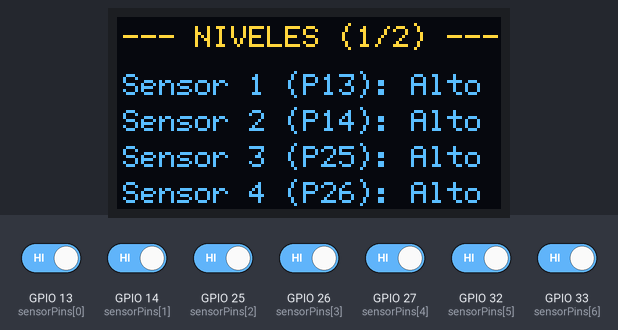
This sketch was run on a simulated ESP32. On the bench: 128×64 one-colour display. The inputs (shaded band) are chosen by the test bench; at power-on: GPIO 13 (sensorPins[0]), GPIO 14 (sensorPins[1]), GPIO 25 (sensorPins[2]), GPIO 26 (sensorPins[3]), GPIO 27 (sensorPins[4]), GPIO 32 (sensorPins[5]), GPIO 33 (sensorPins[6]) HIGH. The OLED is the two-colour kind (top 16 rows yellow); what the sketch prints to the serial monitor is not drawn.

Above: at 1.4 s.
1.5 s: GPIO 13 (sensorPins[0]) driven LOW
At 2.2 s:
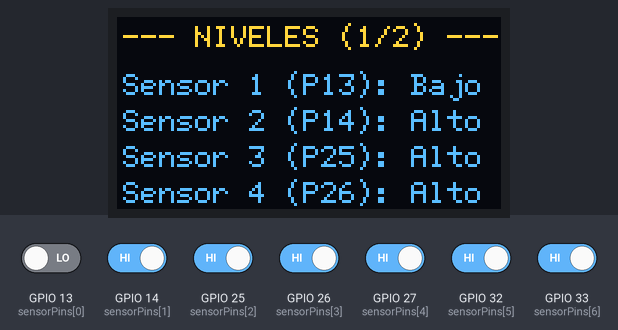
3.0 s: GPIO 14 (sensorPins[1]) driven LOW
At 3.9 s:
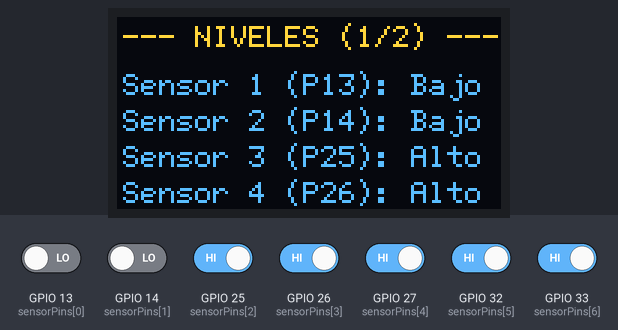
4.5 s: GPIO 25 (sensorPins[2]) driven LOW
At 5.6 s:
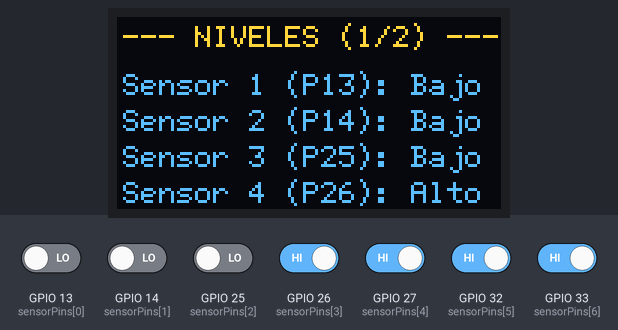
6.0 s: GPIO 26 (sensorPins[3]) driven LOW
At 6.9 s:
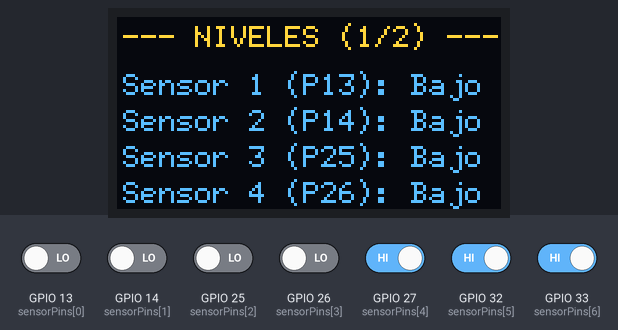
7.5 s: GPIO 13 (sensorPins[0]) driven HIGH
At 8.6 s:
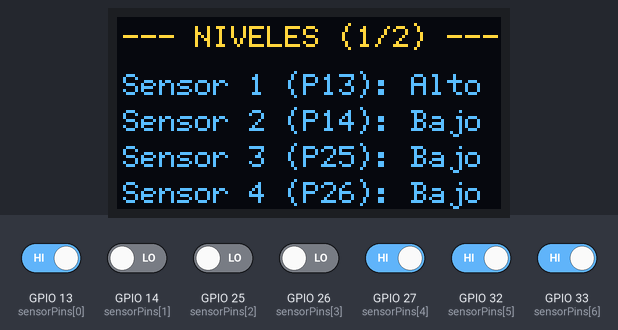
9.0 s: GPIO 14 (sensorPins[1]) driven HIGH
At 10.3 s:
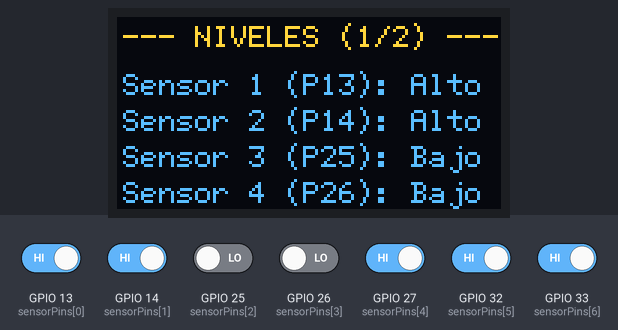
Timing chart, 0 to 12.0 s (numbered marks = the images above; inputs shaded):
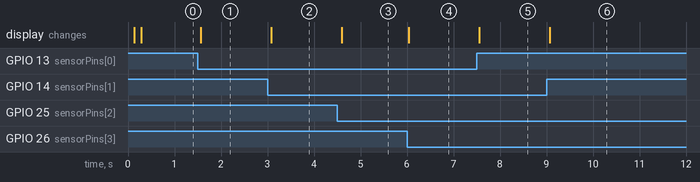

The sketch:

ModuloNivelTubos.ino
```cpp
#include <Arduino.h>
#include <Wire.h>
#include <U8g2lib.h>
#include <WiFi.h>
#include <esp_now.h>
extern "C" {
  #include "esp_wifi.h"
}

// ===== Pines OLED =====
#define OLED_SDA 21
#define OLED_SCL 22
U8G2_SSD1306_128X64_NONAME_F_HW_I2C u8g2(U8G2_R0, U8X8_PIN_NONE);

// ===== ESP-NOW =====
uint8_t espMasterMac[6] = {0xC8,0x2E,0x18,0xAD,0x53,0xCC}; // Cambia si hace falta
uint8_t broadcastAddress[6] = {0xFF,0xFF,0xFF,0xFF,0xFF,0xFF}; // Dirección Broadcast
const int ESP_NOW_CHANNEL = 1; // Ajustado al canal 1 para coincidir con el maestro

uint32_t seqCounter = 1;
volatile esp_now_send_status_t lastSendStatus = ESP_NOW_SEND_FAIL;

// ===== Mensaje de estados de nivel =====
#pragma pack(push,1)
struct MsgLevel {
  uint8_t kind;      // identifica el tipo (ej. 4)
  uint8_t states[7]; // 0/1 para cada sensor
  uint32_t seq;
};
#pragma pack(pop)

// ===== Pines de los sensores de nivel =====
const int sensorPins[7] = {13, 14, 25, 26, 27, 32, 33};
int sensorStates[7];

// ===== Intervalos de Tiempo =====
const unsigned long SEND_INTERVAL_MS = 3000UL;   // Envío ESP-NOW cada 3 seg
const unsigned long SCREEN_INTERVAL_MS = 15000UL; // Cambio de pantalla cada 15 seg

unsigned long lastSend = 0;
unsigned long lastScreenChange = 0;

// Variable para controlar qué pantalla mostrar
bool pantalla1Activa = true;

// ================= CALLBACK ESP-NOW =================
#if ESP_IDF_VERSION_MAJOR >= 5
void onSendCallback(const wifi_tx_info_t *info, esp_now_send_status_t status) {
  lastSendStatus = status;
}
#else
void onSendCallback(const uint8_t *mac_addr, esp_now_send_status_t status) {
  lastSendStatus = status;
}
#endif

// ================= FUNCIONES =================
void sendLevels() {
  MsgLevel msg;
  msg.kind = 4;
  for (int i = 0; i < 7; ++i) msg.states[i] = (sensorStates[i] == LOW) ? 0 : 1;
  msg.seq = seqCounter++;

  // Intento de envío directo al Master
  esp_err_t result = esp_now_send(espMasterMac, (uint8_t *)&msg, sizeof(msg));

  if (result == ESP_OK) {
    Serial.printf("Envio a Master OK. seq=%u\n", (unsigned)msg.seq);
  } else {
    // Fallback: Si falla el envío directo, usar Broadcast
    Serial.println("Fallo envio directo -> enviando broadcast");
    esp_err_t bc = esp_now_send(broadcastAddress, (uint8_t *)&msg, sizeof(msg));

    if (bc == ESP_OK) {
      Serial.println("Broadcast enviado");
    } else {
      Serial.println("Broadcast fallo");
    }
  }
}

void drawOLED() {
  u8g2.clearBuffer();

  // Usamos una fuente clara y un poco más alta
  u8g2.setFont(u8g2_font_6x12_tf);
  char buf[32];

  // Guardamos las etiquetas en un arreglo
  const char* s[7];
  for (int i = 0; i < 7; i++) {
    s[i] = (sensorStates[i] == LOW) ? "Bajo" : "Alto";
  }

  // --- LÓGICA DE INTERCAMBIO DE PANTALLAS ---
  if (pantalla1Activa) {
    // PANTALLA 1: Título y Sensores 1 al 4
    u8g2.drawStr(2, 10, "--- NIVELES (1/2) ---");

    snprintf(buf, sizeof(buf), "Sensor 1 (P13): %s", s[0]); u8g2.drawStr(2, 26, buf);
    snprintf(buf, sizeof(buf), "Sensor 2 (P14): %s", s[1]); u8g2.drawStr(2, 38, buf);
    snprintf(buf, sizeof(buf), "Sensor 3 (P25): %s", s[2]); u8g2.drawStr(2, 50, buf);
    snprintf(buf, sizeof(buf), "Sensor 4 (P26): %s", s[3]); u8g2.drawStr(2, 62, buf);

  } else {
    // PANTALLA 2: Título, Sensores 5 al 7 y Estado de Red
    u8g2.drawStr(2, 10, "--- NIVELES (2/2) ---");

    snprintf(buf, sizeof(buf), "Sensor 5 (P27): %s", s[4]); u8g2.drawStr(2, 26, buf);
    snprintf(buf, sizeof(buf), "Sensor 6 (P32): %s", s[5]); u8g2.drawStr(2, 38, buf);
    snprintf(buf, sizeof(buf), "Sensor 7 (P33): %s", s[6]); u8g2.drawStr(2, 50, buf);

    // Mostramos el estado del ESP-NOW en la última línea
    const char* statusText = (lastSendStatus == ESP_NOW_SEND_SUCCESS) ? "Conectado" : "No Conectado";
    snprintf(buf, sizeof(buf), "Red: %s", statusText);
    u8g2.drawStr(2, 62, buf);
  }

  u8g2.sendBuffer();
}

// ================= SETUP =================
void setup() {
  Serial.begin(115200);
  delay(100);

  // Pines sensores configurados
  for (int i = 0; i < 7; i++) {
    pinMode(sensorPins[i], INPUT_PULLUP);
    sensorStates[i] = digitalRead(sensorPins[i]);
  }

  // OLED
  Wire.begin(OLED_SDA, OLED_SCL);
  u8g2.begin();

  // WiFi / ESP-NOW
  WiFi.mode(WIFI_STA);
  WiFi.disconnect(); // Desconectar antes de iniciar modo promiscuo
  delay(100);

  esp_wifi_set_promiscuous(true);
  esp_wifi_set_channel(ESP_NOW_CHANNEL, WIFI_SECOND_CHAN_NONE);
  esp_wifi_set_promiscuous(false);

  if (esp_now_init() != ESP_OK) {
    Serial.println("Error init ESP-NOW");
  } else {
    esp_now_register_send_cb(onSendCallback);

    // Registro del Peer Maestro
    esp_now_peer_info_t peer;
    memset(&peer, 0, sizeof(peer));
    memcpy(peer.peer_addr, espMasterMac, 6);
    peer.channel = ESP_NOW_CHANNEL;
    peer.encrypt = false;
    esp_now_add_peer(&peer);

    // Registro del Peer Broadcast (Fallback)
    esp_now_peer_info_t broadcastPeer;
    memset(&broadcastPeer, 0, sizeof(broadcastPeer));
    memcpy(broadcastPeer.peer_addr, broadcastAddress, 6);
    broadcastPeer.channel = ESP_NOW_CHANNEL;
    broadcastPeer.encrypt = false;
    esp_now_add_peer(&broadcastPeer);
  }

  Serial.println("Sistema iniciado.");
  drawOLED();
}

// ================= LOOP =================
void loop() {
  // 1. Leer los 7 sensores
  for (int i = 0; i < 7; i++) {
    sensorStates[i] = digitalRead(sensorPins[i]);
  }

  // 2. Control de tiempo para envío ESP-NOW (cada 3s)
  if (millis() - lastSend >= SEND_INTERVAL_MS) {
    lastSend = millis();
    sendLevels();
  }

  // 3. Control de tiempo para cambio de pantalla OLED (cada 15s)
  if (millis() - lastScreenChange >= SCREEN_INTERVAL_MS) {
    lastScreenChange = millis();
    pantalla1Activa = !pantalla1Activa; // Alterna entre true (pantalla 1) y false (pantalla 2)
  }

  // 4. Actualizar pantalla
  drawOLED();

  delay(50); // Pequeña pausa para estabilidad
}
```

Measured:
- after the input at 1.5 s, the display: changes after 0.07 s (image 1)
- after the input at 3.0 s, the display: changes after 0.08 s (image 2)
- after the input at 4.5 s, the display: changes after 0.10 s (image 3)
- after the input at 6.0 s, the display: changes at once (image 4)
- after the input at 7.5 s, the display: changes after 0.05 s (image 5)
- after the input at 9.0 s, the display: changes after 0.07 s (image 6)
